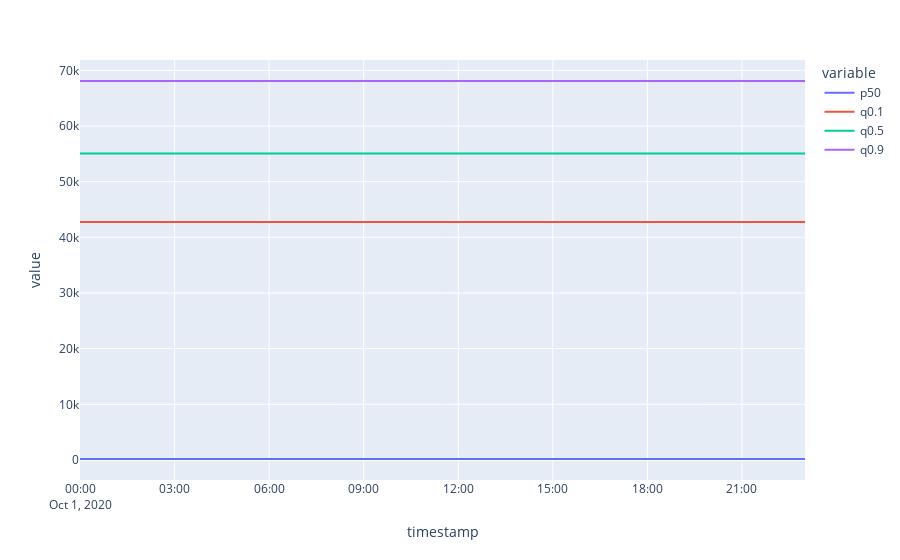

The notebook cell this image was saved under:
### Code cell
import pandas as pd
import plotly.express as px

rows = pd.DataFrame({
    "timestamp": forecast["timestamp"],
    "p50": forecast["forecast"],
})
for q, vals in forecast.get("quantiles", {}).items():
    rows[f"q{q}"] = vals

rows["timestamp"] = pd.to_datetime(rows["timestamp"], utc=True)
fig = px.line(rows, x="timestamp", y=[c for c in rows.columns if c != "timestamp"])
fig
